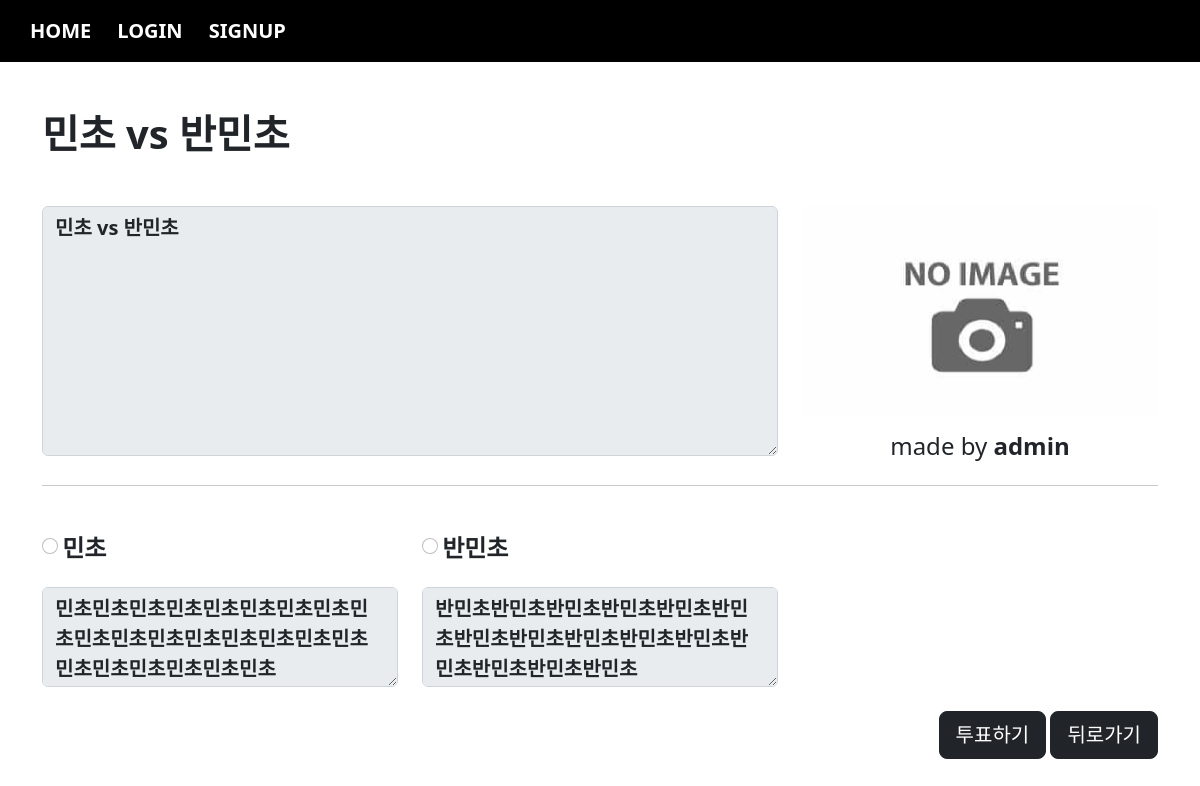
/vote/detail/3, run on the app's committed database.
### vote/models.py (models this page shows, shortened)
class Topic(models.Model):
    subject = models.CharField(max_length=100)
    maker = models.ForeignKey(User, on_delete=models.CASCADE, related_name="maker")
    content = models.TextField(blank=True)
    voter = models.ManyToManyField(User, blank=True, related_name="voter")

class Choice(models.Model):
    top = models.ForeignKey(Topic, on_delete=models.CASCADE)
    name = models.CharField(max_length=100)
    comment = models.TextField(blank=True)
    choicer = models.ManyToManyField(User, blank=True, related_name="choicer")

### acc/models.py (models this page shows)
class User(AbstractUser):
    comment = models.TextField(blank=True)
    point = models.IntegerField(default=0)
    pic = models.ImageField(upload_to="user/%y") # %m 월  %d 일
    def getpic(self):
        if self.pic:
            return self.pic.url
        return "/media/noimage.png"

### vote/views.py (the view)
# urls.py: path('detail/<vpk>', views.detail, name="detail"),
def detail(request, vpk):
    t = Topic.objects.get(id=vpk)
    c = t.choice_set.all()
    context = {
        "t" : t,
        "cset" : c
    }
    return render(request, "vote/detail.html", context)

### templates/vote/detail.html (shortened to what this page needs)
{% extends 'base.html' %}
{% block con %}
    <h1><b>{{ t.subject }}</b></h1>
    <div class="row mt-5">
        <div class="col-sm-8">
            <textarea class="form-control" disabled style="height: 250px;">{{ t.content }}</textarea>
        </div>
        <div class="col-sm-4">
            <img src="{{ t.maker.getpic }}" width="100%">
            <div class="text-center mt-3">
                <h4>made by <b>{{ t.maker }}</b></h4>
            </div>
        </div>
    </div>
    <hr>
    {% if user in t.voter.all %}
        {% load mathfilters %}
    {% else %}
        <form method="post" action="{% url 'vote:vote' t.id %}">
            <div class="row mt-5">
                {% for i in cset %}
                    <div class="col-sm-4">
                        <input name="cho" value="{{ i.id }}" type="radio" class="form-check-input">
                        <label class="form-check-label">
                            <h4><b>{{ i.name }}</b></h4>
                        </label>
                        <textarea class="form-control mt-3" style="height: 100px;" disabled>{{ i.comment }}</textarea>
                    </div>
                {% endfor %}
            </div>
            <div class="text-end mt-4">
                <button class="btn btn-dark btn-lg">투표하기</button>
                <a href="{% url 'vote:index' %}" class="btn btn-dark btn-lg">뒤로가기</a>
            </div>
        </form>
    {% endif %}
{% endblock %}

### templates/base.html (shortened to what this page needs)
<!doctype html>
<html lang="en">
    <head>
        <link href="https://cdn.jsdelivr.net/npm/bootstrap@5.2.2/dist/css/bootstrap.min.css" rel="stylesheet">
    </head>
    <body>
        {% if user.is_authenticated %}
            <nav class="navbar navbar-expand-lg navbar-dark" style="background-color: rgb(0, 0, 0);">
                <div class="container-fluid">
                    <button class="navbar-toggler" type="button" data-bs-toggle="collapse" data-bs-target="#navbarSupportedContent" aria-controls="navbarSupportedContent" aria-expanded="false" aria-label="Toggle navigation">
                        <span class="navbar-toggler-icon"></span>
                    </button>
                    <div class="collapse navbar-collapse" id="navbarSupportedContent">
                        <ul class="navbar-nav me-auto mb-2 mb-lg-0">
                            <li class="nav-item">
                                <a class="nav-link active" aria-current="page" href="{% url 'acc:index' %}">HOME</a>
                            </li>
                            <li class="nav-item">
                                <a class="nav-link active" aria-current="page" href="{% url 'board:index' %}">BOARD</a>
                            </li>
                            <li class="nav-item">
                                <a class="nav-link active" aria-current="page" href="{% url 'board:index' %}">TRANS</a>
                            </li>
                            <li class="nav-item">
                                <a class="nav-link active" aria-current="page" href="{% url 'vote:index' %}">VOTE</a>
                            </li>
                            <li class="nav-item dropdown">
                                <a class="nav-link dropdown-toggle" href="#" role="button" data-bs-toggle="dropdown" aria-expanded="false">
                                    {{ user }}
                                </a>
                                <ul class="dropdown-menu">
                                    <li><a class="dropdown-item" href="{% url 'acc:profile' %}">PROFILE</a></li>
                                    <li><hr class="dropdown-divider"></li>
                                    <li><a class="dropdown-item" href="{% url 'acc:logout' %}">LOGOUT</a></li>
                                </ul>
                            </li>
                        </ul>
                    </div>
                </div>
            </nav>
        {% else %}
            <nav class="navbar navbar-expand-lg navbar-dark" style="background-color: rgb(0, 0, 0);">
                <div class="container-fluid">
                    <div class="collapse navbar-collapse" id="navbarSupportedContent">
                        <ul class="navbar-nav me-auto mb-2 mb-lg-0">
                            <li class="nav-item">
                                <a class="nav-link active" aria-current="page" href="{% url 'acc:index' %}">HOME</a>
                            </li>
                            <li class="nav-item">
                                <a class="nav-link active" aria-current="page" href="{% url 'acc:login' %}">LOGIN</a>
                            </li>
                            <li class="nav-item">
                                <a class="nav-link active" aria-current="page" href="{% url 'acc:signup' %}">SIGNUP</a>
                            </li>
                        </ul>
                    </div>
                </div>
            </nav>
        {% endif %}
        <div class="container mt-5 mb-5">
            {% block con %}
            {% endblock %}
        </div>
    </body>
</html>

### templates/base.html (style rules this page uses)
.nav-item { font-size: 20px; font-weight: bold; margin-left: 10px; }
.form-control { font-weight: bold; font-size: 20px; }

### data on the page
Topic: subject "민초 vs 반민초", content "민초 vs 반민초", maker "admin"
Choice: name "민초", comment "민초민초민초민초민초민초민초민초민초민초민초민초민초민초민초민초민초민초민초민초민초민초민초"
Choice: name "반민초", comment "반민초반민초반민초반민초반민초반민초반민초반민초반민초반민초반민초반민초반민초반민초반민초"
